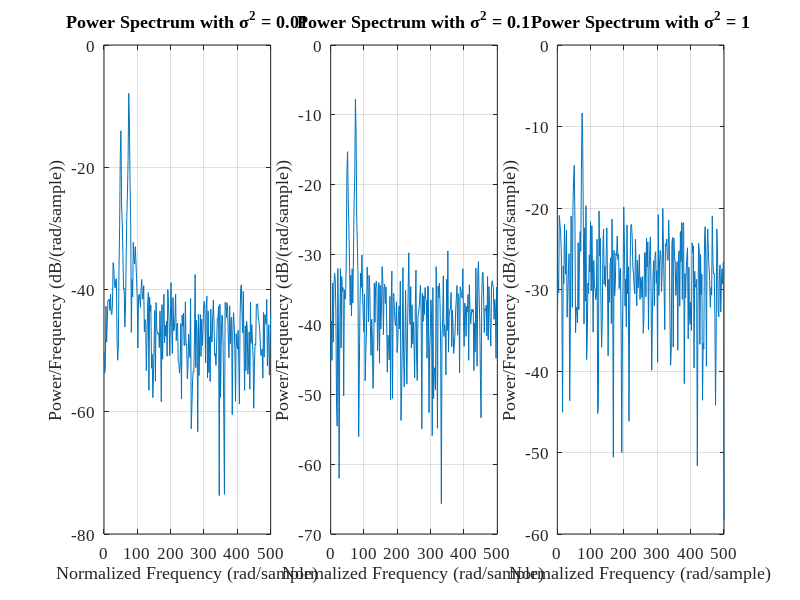

MATLAB code to generate this figure:
clear all;
clc;

% Signal Parameters
w1 = 100 * pi;  % Angular frequency for the sine component (rad/s)
w2 = 150 * pi;  % Angular frequency for the cosine component (rad/s)
signalLength = 2;  % Duration of signal in seconds
sampleRate = 1000;  % Fixed sample rate
fftLength = 512;  % Fixed FFT length

% Noise variance values to evaluate
sigma2_values = [0.01, 0.1, 1];  % Array of noise variance values

% Set up the figure
figure;
set(gcf, 'Position', [200, 200, 2000, 600]);  % Set the figure window position and size

% Generate and analyze the signal with different noise variances
for i = 1:length(sigma2_values)
    sigma2 = sigma2_values(i);
    timeVector = 0:1/sampleRate:signalLength-1/sampleRate;  % Time vector for sampling

    % Signal Definition
    signal = sin(w1 * timeVector) + 2 * cos(w2 * timeVector) + sqrt(sigma2) * randn(size(timeVector));

    % Plot the periodogram
    subplot(1, 3, i);
    periodogram(signal, rectwin(length(signal)), fftLength, sampleRate, 'power');
    title(['Power Spectrum with \sigma^2 = ', num2str(sigma2)], 'FontSize', 14, 'FontName', 'Times New Roman');
    xlabel('Normalized Frequency (rad/sample)', 'FontName', 'Times New Roman');
    ylabel('Power/Frequency (dB/(rad/sample))', 'FontName', 'Times New Roman');
    set(gca, 'FontSize', 12, 'FontName', 'Times New Roman');
end
